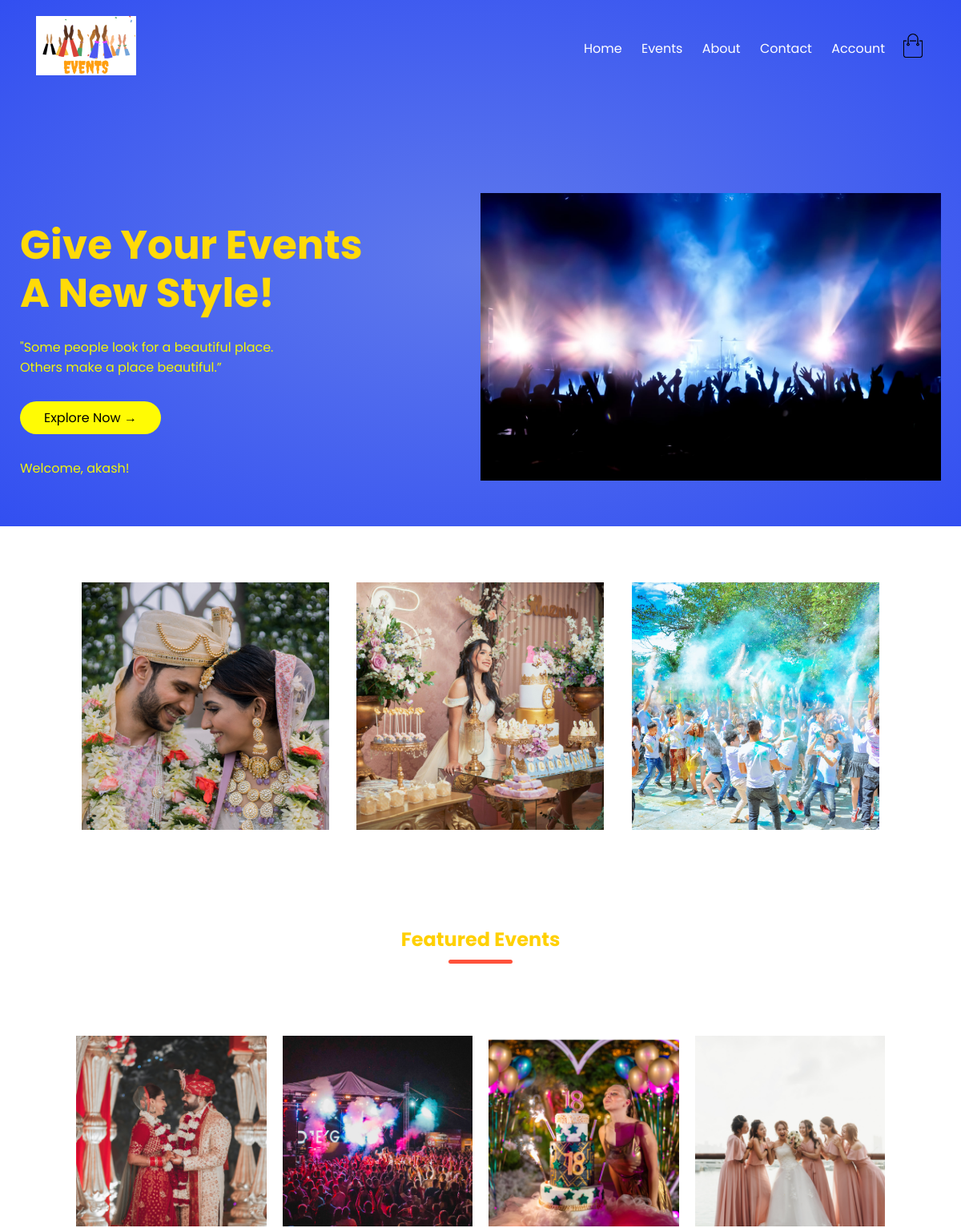
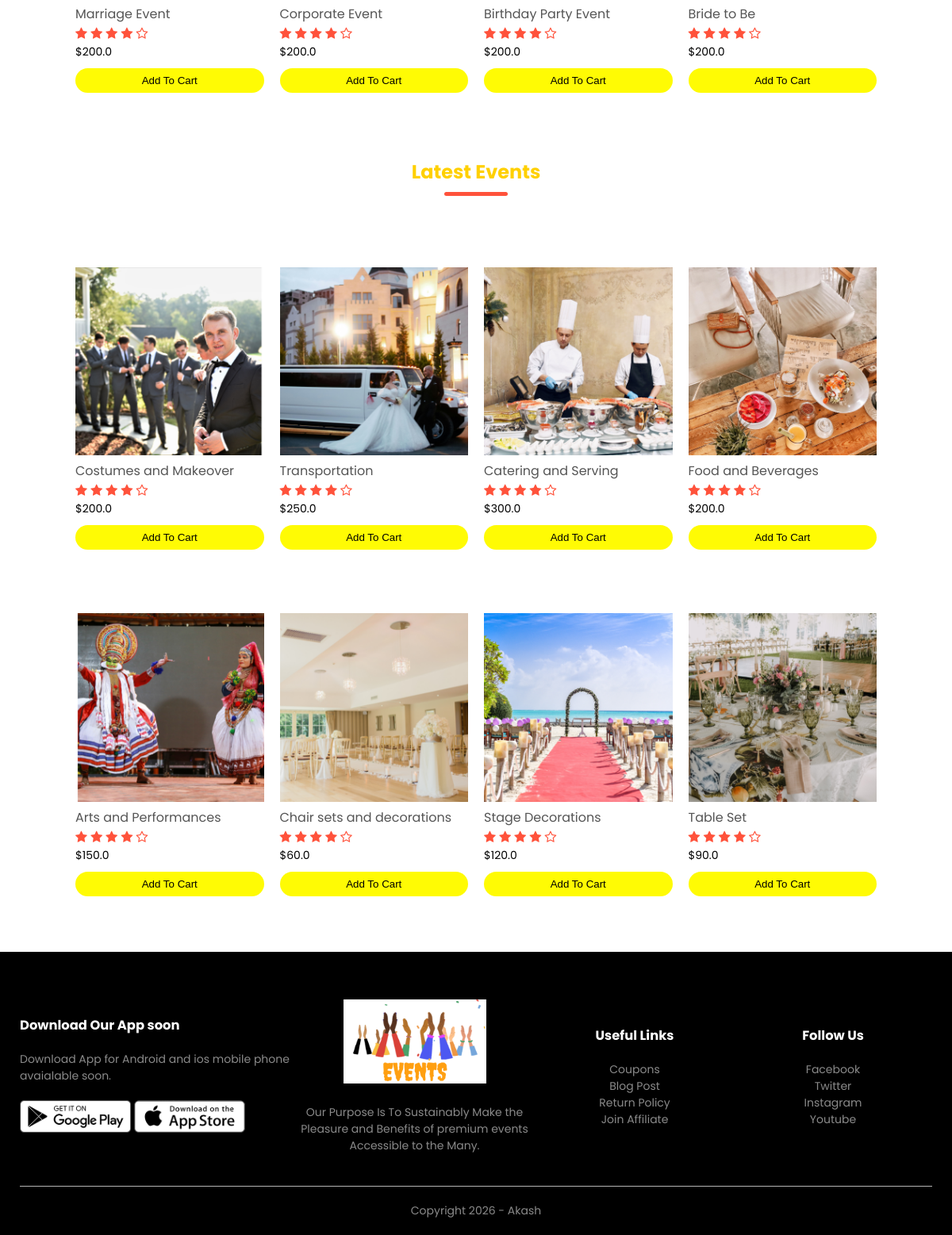
The app's page / (signed in) with its own data (2 pictures, top to bottom).
### events/models.py (models this page shows, shortened)
class Event(models.Model):
    LIVE=1
    DELETE=0
    DELETE_CHOICES=((LIVE,'Live'),(DELETE,'Delete'))
    title=models.CharField(max_length=200)
    quote=models.FloatField()
    description=models.TextField()
    image=models.ImageField(upload_to='media/')
    priority=models.IntegerField(default=0)
    create_at=models.DateTimeField(auto_now_add=True)
    updated_at=models.DateTimeField(auto_now=True)

### events/views.py (the view)
# urls.py: path('',views.index, name='home'),
def index(request):
    featured_events=Event.objects.order_by('priority')[:4]
    latest_events=Event.objects.order_by('-id')[:8]
    context={
        'featured_events':featured_events,
        'latest_events':latest_events
    }
    return render(request,'index.html',context)

### templates/index.html
{% extends 'blanklayout.html' %}
{% block banner %}
{% include 'bannerlayout.html' %}
{% endblock banner %}
{% block content %}
{% include 'homepageContent.html' %}
{% endblock content %}

### templates/bannerlayout.html
{% load static %}
<div class="row banner">
    <div class="col-2">
        <h1>Give Your Events <br> A New Style!</h1>
        <p>"Some people look for a beautiful place. <br> Others make a place beautiful.” </p>
        <a href="#" class="btn">Explore Now &#8594;</a>
        {% if user.is_authenticated %}
            <p class="welcome-msg">Welcome, {{ user.username }}!</p>
        {% else %}
            <p class="welcome-msg">Welcome, Guest!</p>
        {% endif %}
    </div>
    <div class="col-2">
        <img src="{% static 'images/logoheader2.jpg' %}" alt="Logo">
    </div>
</div>

### templates/homepageContent.html (shortened to what this page needs)
{% load static %}
    <div class="categories">
        <div class="small-container">
            <div class="row">
                <div class="col-3">
                    <img src="{% static 'images/categoryimg1.png' %}">
                </div>
                <div class="col-3">
                    <img src="{% static 'images/categoryimage2.png' %}">
                </div>
                <div class="col-3">
                    <img src="{% static 'images/categoryimage3.png' %}">
                </div>
            </div>
        </div>
    </div>
    <div class="small-container">
        <h2 class="title">Featured Events</h2>
        <div class="row">
            {% for event in featured_events %}
            <div class="col-4">
                <a href="{% url 'eventdetails' event.pk %}">
                    <img src="{{ event.image.url }}">
                </a>
                <h4>{{ event.title }}</h4>
                <div class="rating">
                    <i class="fa fa-star"></i>
                    <i class="fa fa-star"></i>
                    <i class="fa fa-star"></i>
                    <i class="fa fa-star"></i>
                    <i class="fa fa-star-o"></i>
                </div>
                <p class="price">${{ event.quote }}</p>
                <form method="post" action="{% url 'add_to_cart' event.id %}" style="display:inline;">
                    <button type="submit" class="btn">Add To Cart</button>
                </form>
            </div>
            {% endfor %}
        </div>
        <h2 class="title">Latest Events</h2>
        <div class="row">
            {% for event in latest_events %}
            <div class="col-4">
                <a href="{% url 'eventdetails' event.pk %}">
                    <img src="{{ event.image.url }}">
                </a>
                <h4>{{ event.title }}</h4>
                <div class="rating">
                    <i class="fa fa-star"></i>
                    <i class="fa fa-star"></i>
                    <i class="fa fa-star"></i>
                    <i class="fa fa-star"></i>
                    <i class="fa fa-star-o"></i>
                </div>
                <p class="price">${{ event.quote }}</p>
                <form method="post" action="{% url 'add_to_cart' event.id %}" style="display:inline;">
                    <button type="submit" class="btn">Add To Cart</button>
                </form>
            </div>
            {% endfor %}
        </div>
    </div>

### static/css/style.css (style rules this page uses)
* { margin: 0; padding: 0; box-sizing: border-box; }
body { font-family: 'Poppins', sans-serif; }
a { text-decoration: none; color: #ffffff; }
p { color: #f1f50b; }
h1 { color:rgb(255, 218, 8) }
.row { display: flex; align-items: center; flex-wrap: wrap; justify-content: space-around; }
.col-2 { flex-basis: 50%; min-width: 300px; }
.col-2 img { max-width: 100%; padding: 50px 0; }
.col-2 h1 { font-size: 50px; line-height: 60px; margin: 25px 0; }
.btn { display: inline-block; background: #fffb04; color: rgb(0, 0, 0); padding: 8px 30px; margin: 30px 0; border-radius: 30px; transition: background 0.5s; }
.header .row { margin-top: 70px; }
.categories { margin: 70px 0; }
.col-3 { flex-basis: 30%; min-width: 250px; margin-bottom: 30px; }
.col-3 img { width: 100%; }
.small-container { max-width: 1080px; margin: auto; padding-left: 25px; padding-right: 25px; }
.col-4 { flex-basis: 25%; padding: 10px; min-width: 200px; margin-bottom: 50px; transition: transform 0.5s; }
.col-4 img { width: 100%; }
.price { color: #000000; }
.title { text-align: center; margin: 0 auto 80px; position: relative; line-height: 60px; color: #ffd000; }
.title::after { content: ''; background: #ff523b; width: 80px; height: 5px; border-radius: 5px; position: absolute; bottom: 0; left: 50%; transform: translateX(-50%); }
h4 { color: #555; font-weight: normal; }
.col-4 p { font-size: 14px; }
.rating .fa { color: #ff523b; }
form .btn { width: 100%; border: none; cursor: pointer; margin: 10px 0; }

### records on screen
Event: image (picture), title "Marriage Event", quote "200.0"
Event: image (picture), title "Corporate Event", quote "200.0"
Event: image (picture), title "Birthday Party Event", quote "200.0"
Event: image (picture), title "Bride to Be", quote "200.0"
Event: image (picture), title "Costumes and Makeover", quote "200.0"
Event: image (picture), title "Transportation", quote "250.0"
Event: image (picture), title "Catering and Serving", quote "300.0"
Event: image (picture), title "Food and Beverages", quote "200.0"
Event: image (picture), title "Arts and Performances", quote "150.0"
Event: image (picture), title "Chair sets and decorations", quote "60.0"
Event: image (picture), title "Stage Decorations", quote "120.0"
Event: image (picture), title "Table Set", quote "90.0"

### other values on screen
{{ user.username }} "akash"
